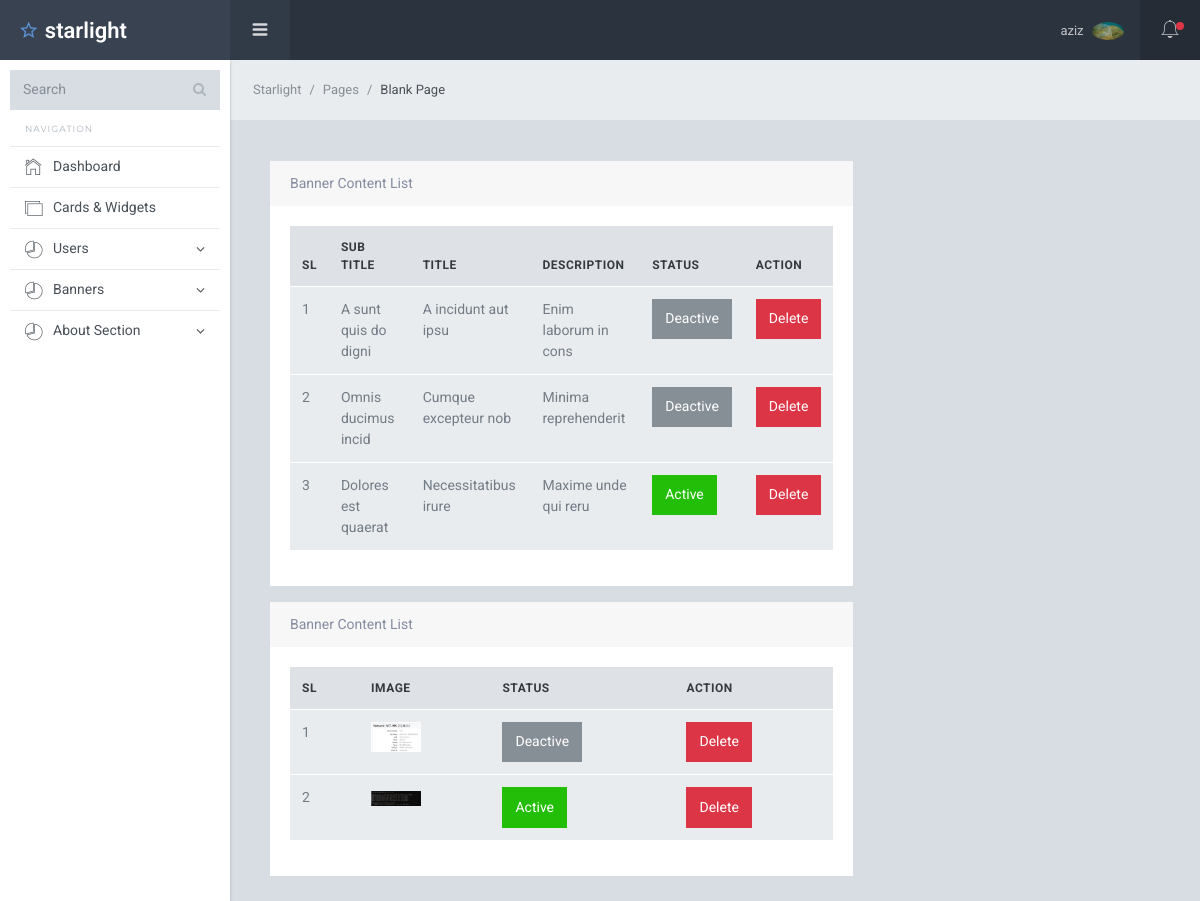
The page /banners/view_banner.php (signed in) on the database its author committed.
### tables this page shows
CREATE TABLE `users` (
  `id` int(11) NOT NULL,
  `name` varchar(100) NOT NULL,
  `email` varchar(100) NOT NULL,
  `password` varchar(100) NOT NULL,
  `profile_picture` varchar(100) NOT NULL,
  `status` int(11) NOT NULL DEFAULT 0,
  `role` int(11) DEFAULT NULL
);

CREATE TABLE `banner_contents` (
  `id` int(11) NOT NULL,
  `sub_title` varchar(100) NOT NULL,
  `title` varchar(100) NOT NULL,
  `descrp` varchar(200) NOT NULL,
  `status` int(11) NOT NULL DEFAULT 0
);

CREATE TABLE `banner_image` (
  `id` int(100) NOT NULL,
  `banner_image` varchar(100) NOT NULL,
  `status` int(10) NOT NULL DEFAULT 0
);

### banners/view_banner.php (the view, shortened to what this page needs)
<?php
require '../db.php';
require '../dashboard_parts/header.php';
$select_banner_content = "SELECT * FROM banner_contents";
$select_banner_content_result = mysqli_query($db_connect, $select_banner_content);
$select_image_content = "SELECT * FROM banner_image";
$select_banner_image_result = mysqli_query($db_connect, $select_image_content);
?>
<div class="sl-mainpanel">
    <nav class="breadcrumb sl-breadcrumb">
        <a class="breadcrumb-item" href="index.html">Starlight</a>
        <a class="breadcrumb-item" href="index.html">Pages</a>
        <span class="breadcrumb-item active">Blank Page</span>
    </nav>
    <div class="sl-pagebody">
        <div class="container">
            <div class="row">
                <div class="col-lg-8 mt-3">
                    <div class="card">
                        <div class="card-header">Banner Content List</div>
                        <div class="card-body">
                            <table class="table table-border">
                                <thead>
                                    <tr>
                                        <th>SL</th>
                                        <th>Sub Title</th>
                                        <th>Title</th>
                                        <th>Description</th>
                                        <th>Status</th>
                                        <th>Action</th>
                                    </tr>
                                </thead>
                                <tbody>
                                    <?php foreach($select_banner_content_result as $key => $banner_content){ ?>
                                    <tr>
                                        <td><?= $key+1?></td>
                                        <td><?= $banner_content['sub_title']?></td>
                                        <td><?= $banner_content['title']?></td>
                                        <td><?= $banner_content['descrp']?></td>
                                        <td>
                                            <a href="banner_status.php?id=<?= $banner_content['id']?>"
                                                class="btn btn-<?= ($banner_content['status'] == 1) ? 'success':'secondary'?>"><?= ($banner_content['status'] == 1? 'Active' : 'Deactive') ?></a>
                                        </td>
                                        <td>
                                            <a href="delete_banner.php?id=<?=$banner_content['id']?>"
                                                class="btn btn-danger">Delete</a>
                                        </td>
                                    </tr>
                                    <?php } ?>
                                </tbody>
                            </table>
                        </div>
                    </div>
                </div>
            </div>
            <div class="row">
                <div class="col-lg-8 mt-3">
                    <div class="card">
                        <div class="card-header">Banner Content List</div>
                        <div class="card-body">
                            <table class="table table-border">
                                <thead>
                                    <tr>
                                        <th>SL</th>
                                        <th>Image</th>
                                        <th>Status</th>
                                        <th>Action</th>
                                    </tr>
                                </thead>
                                <tbody>
                                    <?php foreach($select_banner_image_result as $key => $banner_image){ ?>
                                    <tr>
                                        <td><?= $key+1?></td>
                                        <td>
                                            <img width="50"
                                                src="../uploads/banner_images/<?=$banner_image['banner_image']?>"
                                                alt="">
                                        </td>
                                        <td>
                                            <a href="banner_image_status.php?id=<?= $banner_image['id']?>"
                                                class="btn btn-<?= ($banner_image['status'] == 1) ? 'success':'secondary'?>"><?= ($banner_image['status'] == 1? 'Active' : 'Deactive') ?></a>
                                        </td>
                                        <td>
                                            <a href="delete_banner_image.php?id=<?=$banner_image['id']?>"
                                                class="btn btn-danger">Delete</a>
                                        </td>
                                    </tr>
                                    <?php } ?>
                                </tbody>
                            </table>
                        </div>
                    </div>
                </div>
            </div>
        </div>
    </div>
</div>
<?php
require '../dashboard_parts/footer.php'
?>

### dashboard_parts/header.php (shortened to what this page needs)
<?php
    require '../db.php';
    $id = $_SESSION['id'];
    $select_profile_info = "SELECT * FROM users WHERE id=$id";
    $select_profile_info_result = mysqli_query($db_connect, $select_profile_info);
    $after_assoc_select_profile_info = mysqli_fetch_assoc($select_profile_info_result);
?>
<!DOCTYPE html>
<html lang="en">
<head>
    <link href="/jett/dashboard_assets/lib/font-awesome/css/font-awesome.css" rel="stylesheet">
    <link href="/jett/dashboard_assets/lib/Ionicons/css/ionicons.css" rel="stylesheet">
    <link href="/jett/dashboard_assets/lib/perfect-scrollbar/css/perfect-scrollbar.css" rel="stylesheet">
    <link rel="stylesheet" href="/jett/dashboard_assets/css/starlight.css">
</head>
<body>
    <div class="sl-logo"><a href=""><i class="icon ion-android-star-outline"></i> starlight</a></div>
    <div class="sl-sideleft">
        <div class="input-group input-group-search">
            <input type="search" name="search" class="form-control" placeholder="Search">
            <span class="input-group-btn">
                <button class="btn"><i class="fa fa-search"></i></button>
            </span>
        </div>
        <label class="sidebar-label">Navigation</label>
        <div class="sl-sideleft-menu">
            <a href="/jett/dashboard/dashboard.php" class="sl-menu-link">
                <div class="sl-menu-item">
                    <i class="menu-item-icon icon ion-ios-home-outline tx-22"></i>
                    <span class="menu-item-label">Dashboard</span>
                </div>
            </a>
            <a href="widgets.html" class="sl-menu-link">
                <div class="sl-menu-item">
                    <i class="menu-item-icon icon ion-ios-photos-outline tx-20"></i>
                    <span class="menu-item-label">Cards &amp; Widgets</span>
                </div>
            </a>
            <?php if($after_assoc_select_profile_info['role'] != 4){ ?>
            <a href="#" class="sl-menu-link">
                <div class="sl-menu-item">
                    <i class="menu-item-icon ion-ios-pie-outline tx-20"></i>
                    <span class="menu-item-label">Users</span>
                    <i class="menu-item-arrow fa fa-angle-down"></i>
                </div>
            </a>
            <?php } ?>
            <a href="#" class="sl-menu-link">
                <div class="sl-menu-item">
                    <i class="menu-item-icon ion-ios-pie-outline tx-20"></i>
                    <span class="menu-item-label">Banners</span>
                    <i class="menu-item-arrow fa fa-angle-down"></i>
                </div>
            </a>
            <a href="#" class="sl-menu-link">
                <div class="sl-menu-item">
                    <i class="menu-item-icon ion-ios-pie-outline tx-20"></i>
                    <span class="menu-item-label">About Section</span>
                    <i class="menu-item-arrow fa fa-angle-down"></i>
                </div>
            </a>
        </div>
        <br>
    </div>
    <div class="sl-header">
        <div class="sl-header-left">
            <div class="navicon-left hidden-md-down"><a id="btnLeftMenu" href=""><i
                        class="icon ion-navicon-round"></i></a></div>
        </div>
        <div class="sl-header-right">
            <nav class="nav">
                <div class="dropdown">
                    <a href="" class="nav-link nav-link-profile" data-toggle="dropdown">
                        <span class="logged-name"><?= $after_assoc_select_profile_info['name']; ?></span>
                        <img src="/jett/uploads/users/<?= $after_assoc_select_profile_info['profile_picture'];?>"
                            class="wd-32 rounded-circle" alt="">
                    </a>
                </div>
            </nav>
            <div class="navicon-right">
                <a id="btnRightMenu" href="" class="pos-relative">
                    <i class="icon ion-ios-bell-outline"></i>
                    <span class="square-8 bg-danger"></span>
                </a>
            </div>
        </div>
    </div>

### rows shown on the page
users: name "aziz", profile_picture (picture)
banner_contents: sub_title "A sunt quis do digni", title "A incidunt aut ipsu", descrp "Enim laborum in cons", status "Deactive"
banner_contents: sub_title "Omnis ducimus incid", title "Cumque excepteur nob", descrp "Minima reprehenderit", status "Deactive"
banner_contents: sub_title "Dolores est quaerat", title "Necessitatibus irure", descrp "Maxime unde qui reru", status "Active"
banner_image: banner_image (picture), status "Deactive"
banner_image: banner_image (picture), status "Active"
